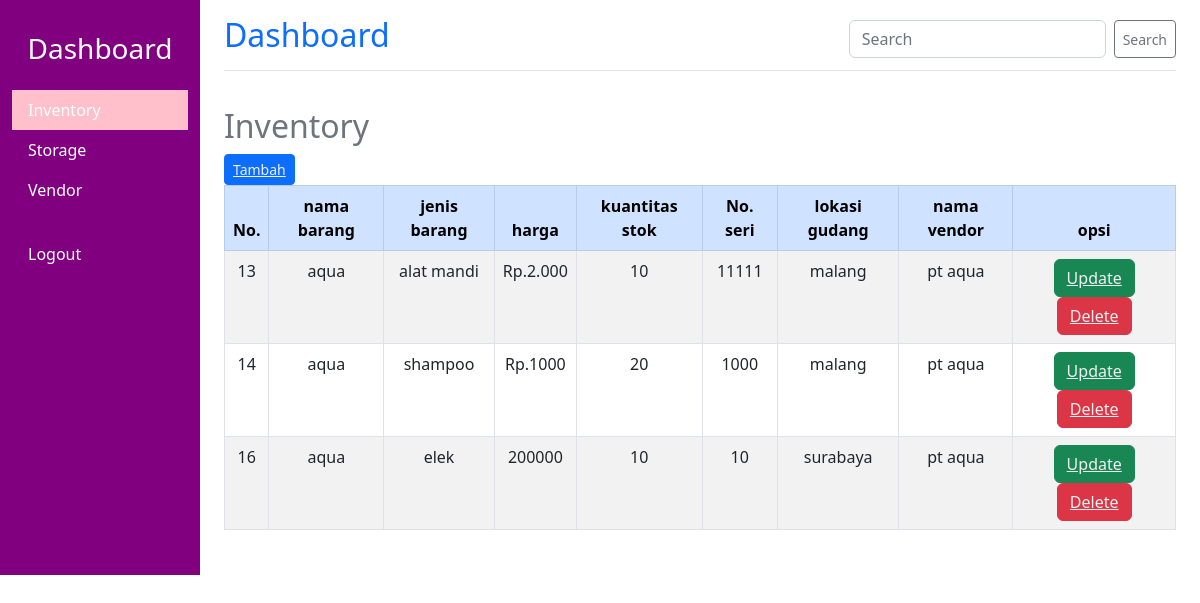
Page /crud/inven.php on the committed database.
### tables this page shows
CREATE TABLE `inventory` (
  `id_barang` int(10) NOT NULL,
  `nama_barang` varchar(200) DEFAULT NULL,
  `jenis_barang` varchar(200) DEFAULT NULL,
  `harga` varchar(200) DEFAULT NULL,
  `kuantitas_stok` int(100) DEFAULT NULL,
  `no_seri` varchar(200) DEFAULT NULL,
  `id_gudang` int(100) DEFAULT NULL,
  `id_vendor` int(100) DEFAULT NULL
);

CREATE TABLE `vendor` (
  `id_vendor` int(50) NOT NULL,
  `nama_vendor` varchar(200) DEFAULT NULL,
  `kontak_vendor` int(12) DEFAULT NULL,
  `nama_barang` varchar(200) DEFAULT NULL
);

CREATE TABLE `storage_unit` (
  `id_gudang` int(100) NOT NULL,
  `nama_gudang` varchar(200) DEFAULT NULL,
  `lokasi_gudang` varchar(200) DEFAULT NULL
);

### crud/inven.php (the view, shortened to what this page needs)
<?php include '../koneksi.php';
?>
<!DOCTYPE html>
<html lang="en">
<head>
    <link href="../bootstrap.min.css" rel="stylesheet">
</head>
<body>
    <div class="container-fluid">
        <div class="row">
            <nav id="sidebarMenu" class="col-md-3 col-lg-2 d-md-block sidebar" style="height: 575px;">
                <div class="position-sticky pt-3">
                    <h3 class="text-center text-white py-3 ">Dashboard</h3>
                    <ul class="nav flex-column">
                        <li class="nav-item">
                            <a class="nav-link active text-white" aria-current="page" href="#inventory" data-bs-toggle="tab">
                                Inventory
                            </a>
                        </li>
                        <li class="nav-item">
                            <a class="nav-link text-white" href="#storage" data-bs-toggle="tab">
                                Storage
                            </a>
                        </li>
                        <li class="nav-item">
                            <a class="nav-link text-white" href="#vendor" data-bs-toggle="tab">
                                Vendor
                            </a>
                        </li>
                        <li class="nav-item mt-4">
                            <a class="nav-link text-white" href="../login.php">
                                Logout
                            </a>
                        </li>
                    </ul>
                </div>
            </nav>
            <main class="col-md-9 ms-sm-auto col-lg-10 px-md-4">
                <div class="d-flex justify-content-between align-items-center pt-3 pb-2 mb-3 border-bottom">
                    <h1 class="h2 text-primary">Dashboard</h1>
                    <form method="get" class="d-flex w-20">
                        <input type="text" class="form-control me-2" name="search" placeholder="Search" value="<?php echo isset($_GET['search']) ? htmlspecialchars($_GET['search']) : ''; ?>">
                        <button class="btn btn-sm btn-outline-secondary" type="submit">Search</button>
                    </form>
                </div>
                <div class="tab-content">
                    <div class="tab-pane fade show active" id="inventory">
                        <h2 class="text-secondary">Inventory</h2>
                        <button class="btn btn-sm btn-primary" type="button"><a style="color: #f1f1f1;" href="tambah_inven.php">Tambah</a></button>
                        <br>
                        <table class="table table-striped table-hover table-bordered">
                            <thead class="table-primary">
                                <tr>
                                    <th>No. </th>
                                    <th>nama barang</th>
                                    <th>jenis barang</th>
                                    <th>harga</th>
                                    <th>kuantitas stok</th>
                                    <th>No. seri</th>
                                    <th>lokasi gudang</th>
                                    <th>nama vendor</th>
                                    <th>opsi</th>
                                </tr>
                            </thead>
                            <tbody>
                            <?php
                                $search = isset($_GET['search']) ? mysqli_real_escape_string($kon, $_GET['search']) : '';
                                $qry = "SELECT * FROM inventory
                                        INNER JOIN vendor ON inventory.id_vendor = vendor.id_vendor
                                        INNER JOIN storage_unit ON inventory.id_gudang = storage_unit.id_gudang
                                        WHERE inventory.nama_barang LIKE '%$search%' OR
                                              inventory.jenis_barang LIKE '%$search%' OR
                                              vendor.nama_vendor LIKE '%$search%'";
                                $hsl = mysqli_query($kon,$qry);
                                while($dt = mysqli_fetch_assoc($hsl)){
                                    echo"<tr>";
                                    echo"<td>$dt[id_barang]</td>";
                                    echo"<td>$dt[nama_barang]</td>";
                                    echo"<td>$dt[jenis_barang]</td>";
                                    echo"<td>$dt[harga]</td>";
                                    echo"<td>$dt[kuantitas_stok]</td>";
                                    echo"<td>$dt[no_seri]</td>";
                                    echo"<td>$dt[lokasi_gudang]</td>";
                                    echo"<td>$dt[nama_vendor]</td>";
                                    echo"<td><button class='btn btn-success'><a style='color:#f1f1f1;'href='update_inven.php?id={$dt['id_barang']}'>Update</a></button>
                                    <button class='btn btn-danger'><a style='color:#f1f1f1;'href='hapus_inven.php?id={$dt['id_barang']}'>Delete</a></button></td>";
                                    echo"</tr>";
                                }
                               ?>
                            </tbody>
                        </table>
                    </div>
                </div>
            </main>
        </div>
    </div>
</body>
</html>

### crud/inven.php (style rules this page uses)
.sidebar { background-color: purple; }
.nav-link.active { background-color: pink; }
.th , td, tr { text-align: center; }
.tab-content { padding-top: 20px; }

### rows in the picture
inventory: id_barang "13", id_vendor.nama_barang "aqua", jenis_barang "alat mandi", harga "Rp.2.000", kuantitas_stok "10", no_seri "11111", id_gudang.lokasi_gudang "malang", id_vendor.nama_vendor "pt aqua"
inventory: id_barang "14", id_vendor.nama_barang "aqua", jenis_barang "shampoo", harga "Rp.1000", kuantitas_stok "20", no_seri "1000", id_gudang.lokasi_gudang "malang", id_vendor.nama_vendor "pt aqua"
inventory: id_barang "16", id_vendor.nama_barang "aqua", jenis_barang "elek", harga "200000", kuantitas_stok "10", no_seri "10", id_gudang.lokasi_gudang "surabaya", id_vendor.nama_vendor "pt aqua"
